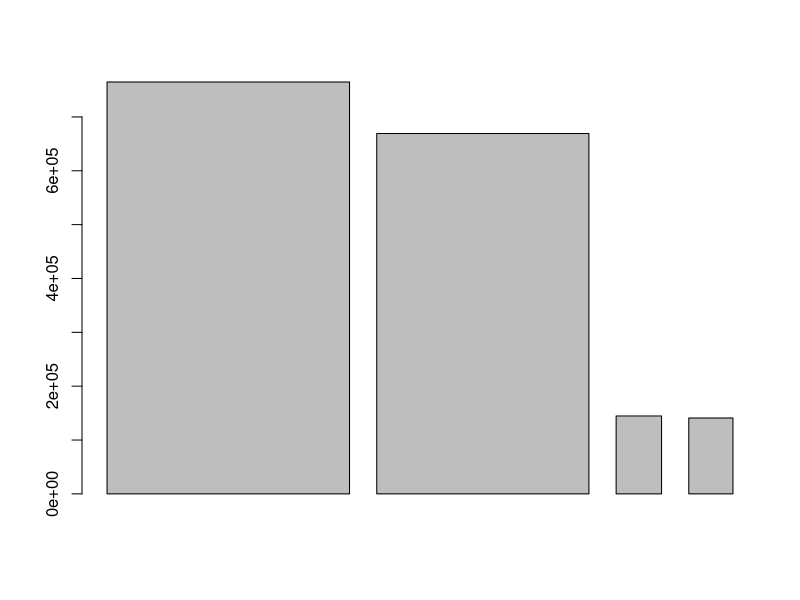
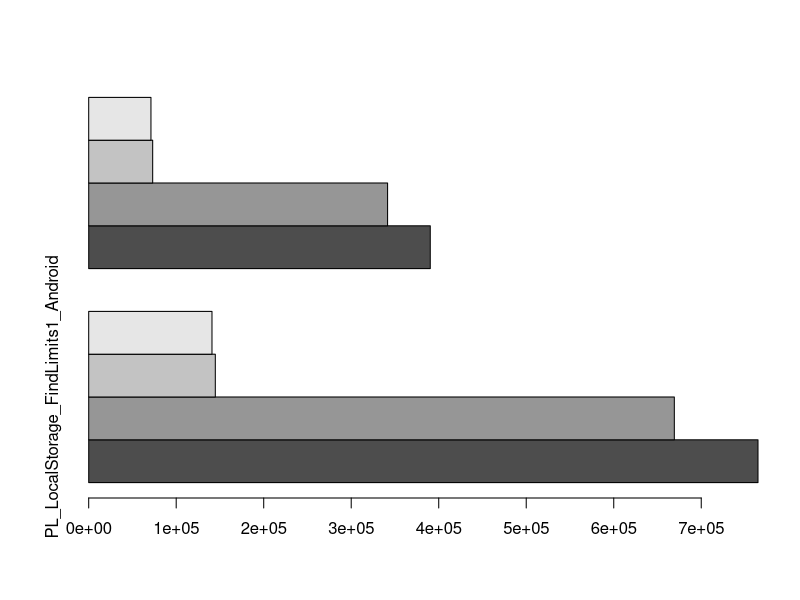

Write R code to recreate these figures, in order.
PL_LocalStorage_FindLimits1_Android<-c(764855,669248,144702,140894)
PL_LocalStorage_FindLimits1_iOS8<-c(390364, 341568, 73126, 71150)
barplot(PL_LocalStorage_FindLimits1_Android, PL_LocalStorage_FindLimits1_iOS8)

df_LocalStorage<-data.frame(PL_LocalStorage_FindLimits1_Android, PL_LocalStorage_FindLimits1_iOS8)
rownames(df_LocalStorage)<-c('Test1','Test2','Test3','Test4')
barplot(as.matrix(df_LocalStorage), beside=TRUE, horiz=TRUE)

